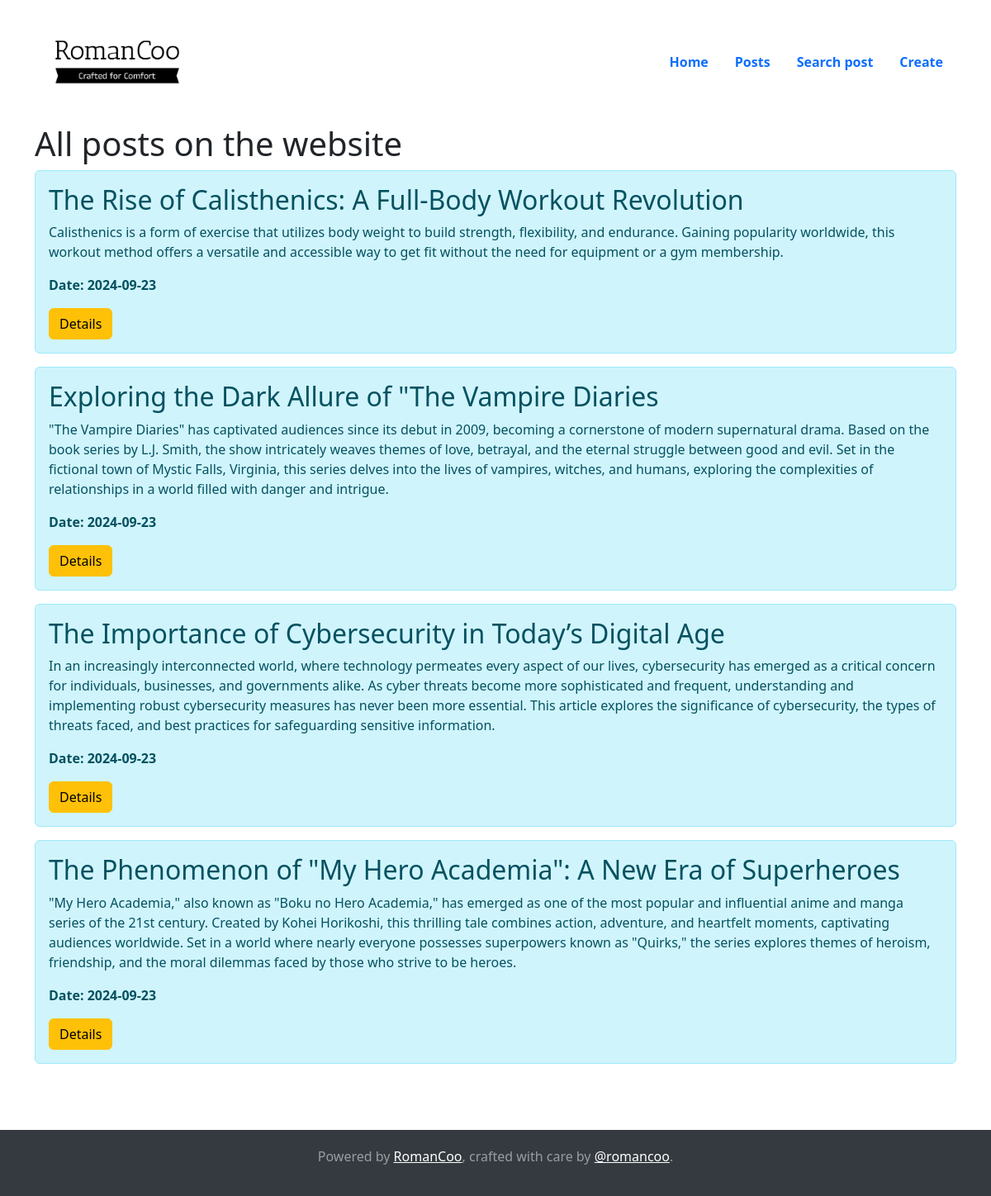
The page /posts on the database its author committed.
### app.py (models this page shows, shortened)
class Article(db.Model):
    id = db.Column(db.Integer, primary_key=True)
    title = db.Column(db.String(100), nullable=False)
    intro = db.Column(db.String(300), nullable=False)
    text = db.Column(db.Text, nullable=False)
    date = db.Column(db.DateTime, default=datetime.utcnow)

### app.py (the view)
@app.route('/posts')
def posts():
    articles = Article.query.order_by(Article.date.desc()).all()
    return render_template('posts.html', articles=articles)

### templates/posts.html (shortened to what this page needs)
{% extends 'base.html' %}
{% block body %}
    <div class="container-mt-5">
        <h1>All posts on the website</h1>
        {% if articles|length > 0 %}
        {% for el in articles %}
            <div class="alert alert-info">
                <h2>{{ el.title }}</h2>
                <p>{{ el.intro }}</p>
                <p><b>Date: {{ el.date.strftime('%Y-%m-%d') }}</b></p>
                <a href="/posts/{{ el.id }}" class="btn btn-warning">Details</a>
            </div>
        {% endfor %}
        {%  else %}
        <p>No posts found.</p>
        {% endif  %}
    </div>
{% endblock %}

### templates/base.html (shortened to what this page needs)
<!doctype html>
<html lang="en">
<head>
    <link rel="stylesheet" href="{{ url_for('static', filename='css/main.css') }}">
    <link rel="stylesheet" href="https://cdn.jsdelivr.net/npm/bootstrap@5.3.3/dist/css/bootstrap.min.css">
</head>
<body>
  <header class="mb-auto">
    <div class="container d-flex flex-column flex-md-row justify-content-between align-items-center">
      <a href="/">
        <img src="{{ url_for('static', filename='images/logo.png') }}" alt="Logo" style="height: 150px; width: auto;">
    </a>
      <nav class="nav nav-masthead justify-content-center">
        <a class="nav-link fw-bold py-1 px-3 active" aria-current="page" href="/">Home</a>
        <a class="nav-link fw-bold py-1 px-3" href="/posts">Posts</a>
        <a class="nav-link fw-bold py-1 px-3" href="/search">Search post</a>
        <a class="nav-link fw-bold py-1 px-3" href="create-article">Create</a>
      </nav>
    </div>
  </header>
<main class="container">
    {% block body %}{% endblock %}
</main>
<footer class="mt-auto text-center text-white-50">
  <div class="container">
    <p>Powered by <a href="#" class="text-white">RomanCoo</a>, crafted with care by <a href="https://twitter.com/romancoo" class="text-white">@romancoo</a>.</p>
  </div>
</footer>
</html>

### static/css/main.css (style rules this page uses)
body { padding-left: 20px; }
html, body { height: 100%; }
body { display: flex; flex-direction: column; margin: 0; }
main { flex-grow: 1; }
footer { color: rgb(0, 0, 0); padding: 1rem 0; }
body, html { margin: 0; padding: 0; }
footer { background-color: #343a40; padding: 20px 0; margin: 0; }
.container { padding-left: 0; padding-right: 0; width: 100%; }
.text-white { color: white; }
h2 { color: #007bff; margin-bottom: 30px; }
.container-mt-5 { margin-bottom: 80px; }

### templates/base.html (style rules this page uses)
footer { background-color: #343a40; padding: 20px 0; }
.text-white { color: white; }

### rows shown on the page
Article: title "The Rise of Calisthenics: A Full-Body Workout Revolution", intro "Calisthenics is a form of exercise that utilizes body weight to build strength, flexibility, and endurance. Gaining popularity worldwide, this workout method offers a versatile and accessible way to get fit without the need for equipment or a gym membership.", date "2024-09-23"
Article: title "Exploring the Dark Allure of \"The Vampire Diaries", intro "\"The Vampire Diaries\" has captivated audiences since its debut in 2009, becoming a cornerstone of modern supernatural drama. Based on the book series by L.J. Smith, the show intricately weaves themes of love, betrayal, and the eternal struggle between good and evil. Set in the fictional town of Mystic Falls, Virginia, this series delves into the lives of vampires, witches, and humans, exploring the complexities of relationships in a world filled with danger and intrigue.", date "2024-09-23"
Article: title "The Importance of Cybersecurity in Today’s Digital Age", intro "In an increasingly interconnected world, where technology permeates every aspect of our lives, cybersecurity has emerged as a critical concern for individuals, businesses, and governments alike. As cyber threats become more sophisticated and frequent, understanding and implementing robust cybersecurity measures has never been more essential. This article explores the significance of cybersecurity, the types of threats faced, and best practices for safeguarding sensitive information.", date "2024-09-23"
Article: title "The Phenomenon of \"My Hero Academia\": A New Era of Superheroes", intro "\"My Hero Academia,\" also known as \"Boku no Hero Academia,\" has emerged as one of the most popular and influential anime and manga series of the 21st century. Created by Kohei Horikoshi, this thrilling tale combines action, adventure, and heartfelt moments, captivating audiences worldwide. Set in a world where nearly everyone possesses superpowers known as \"Quirks,\" the series explores themes of heroism, friendship, and the moral dilemmas faced by those who strive to be heroes.", date "2024-09-23"
